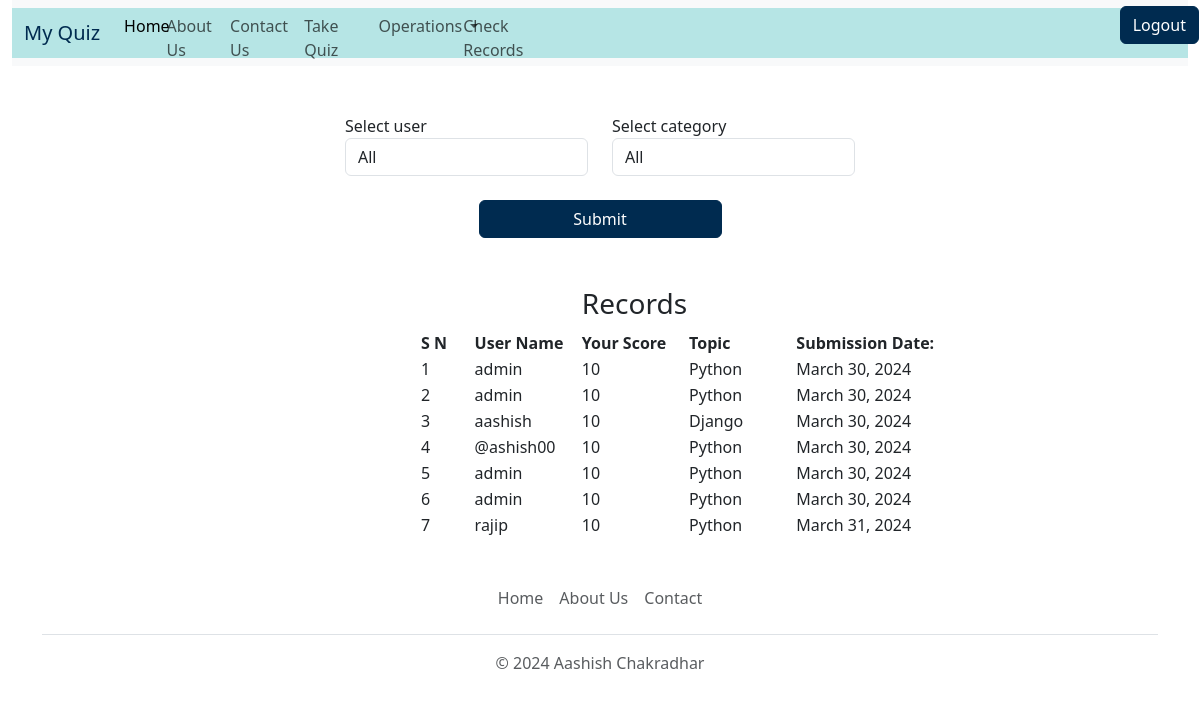
The app's page /view-record (signed in), older data.
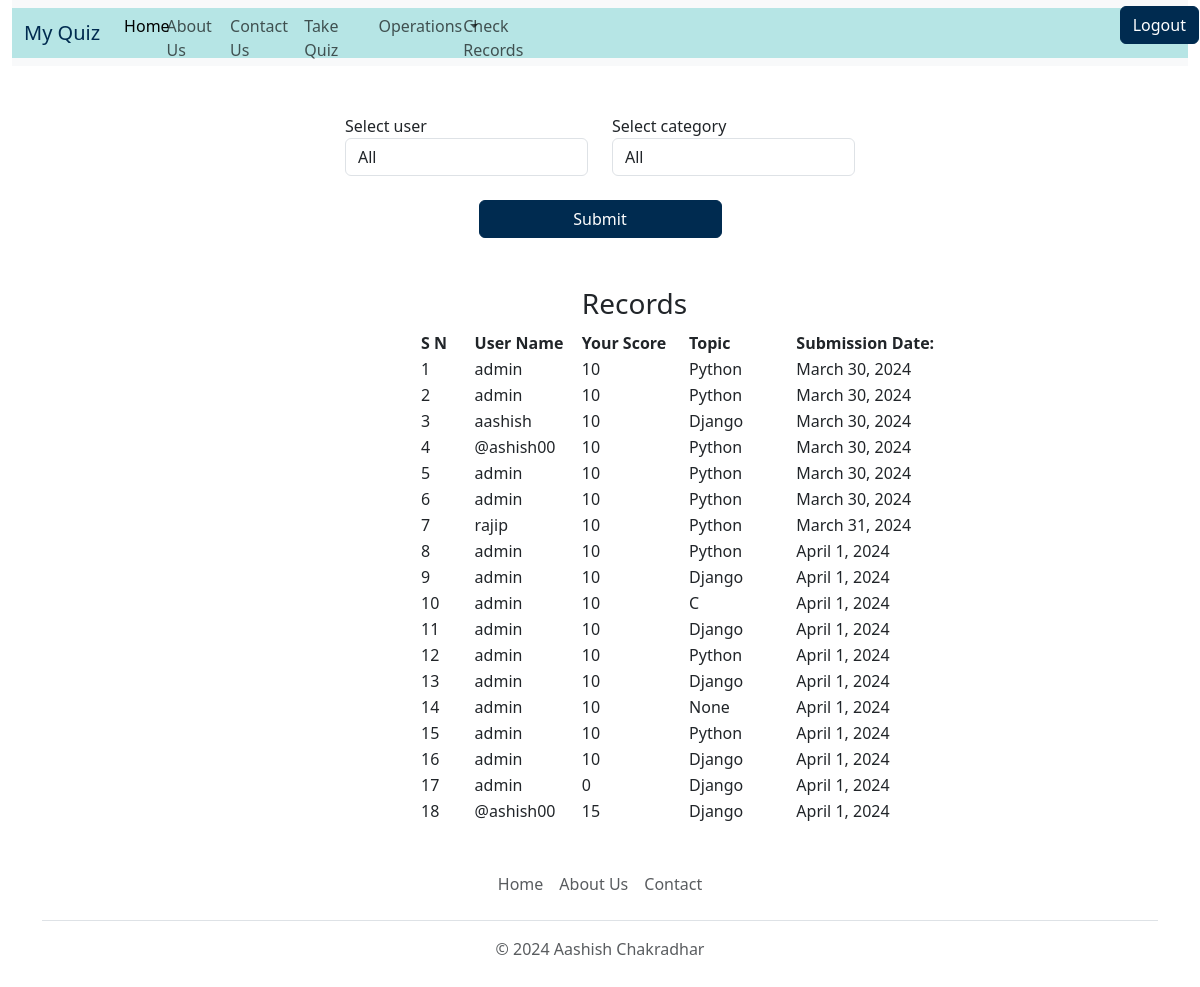
The same page, newer data.
### quiz/models.py (models this page shows, shortened)
class BaseModel(models.Model):
    uid=models.UUIDField(primary_key=True,default=uuid.uuid4,editable=False)
    created_at=models.DateField(auto_now_add=True)
    updated_at=models.DateField(auto_now=True)
    class Meta:
        abstract=True

class Records(BaseModel):
    category=models.ForeignKey(Category,related_name='category_records',on_delete=models.CASCADE)
    user_name=models.CharField(max_length=150)
    score=models.IntegerField(default=0)

class Category(BaseModel):
    category_name = models.CharField(max_length=15, default='Uncatogarized')
    def __str__(self):
        return self.category_name

### quiz/views.py (the view)
# urls.py: path('view-record',views.view_record,name='view_record'),
def view_record(request):
    try:
        if request.user.is_superuser:
            if request.method=="POST":
                user= request.POST.get('user')
                category_form= request.POST.get('category')
                time= request.POST.get('time')
                if (user == 'all' and category_form == 'all'):
                    all_records=Records.objects.all()
                elif(user == 'all' and category_form != 'all'):
                    all_records = Records.objects.filter(category = category_form)
                elif(user != 'all' and category_form == 'all'):
                    all_records = Records.objects.filter(user_name=user)
                else:
                    all_records = Records.objects.filter(user_name=user, category = category_form)
                context = {
                    'records':all_records,
                    'users':User.objects.all(),
                    'categories': Category.objects.all(),
                }
            else:
                context = {
                    'records':Records.objects.all(),
                    'users':User.objects.all(),
                    'categories': Category.objects.all(),
                }
        else:
            current_user = request.user
            filter_records=Records.objects.filter(user_name = current_user)
            context = {'records': filter_records}
        return render(request, 'view_record.html', context)
    except Exception as e:
        messages.error(request,str(e))
        return render(request,"index.html")

### templates/view_record.html (shortened to what this page needs)
{% extends "base.html" %}
{% block body %}
    {% if request.user.is_superuser  %}
        <div class="container p-5">
            <div class="row justify-content-center">
                <div class="col-md-6">
                    <form method="POST" action="/view-record">
                        <div class="row">
                            <div class="col-md-6">
                                <label>Select user</label>
                                <select name="user" id="user" class="form-control">
                                    <option value="all">All</option>
                                </select>
                            </div>
                            <div class="col-md-6">
                                <label>Select category</label>
                                <select name="category" id="category" class="form-control">
                                    <option value="all">All</option>
                                </select>
                            </div>
                        </div>
                        <div class="row mt-4">
                            <div class="col-md-6 offset-md-3">
                                <button type="submit" class="btn btn-danger" style="background-color: #002b50; border-color: #002b50 ; color: #ffffff; width: 100%;">Submit</button>
                            </div>
                        </div>
                    </form>
                </div>
            </div>
        </div>
    {% endif %}
    <div style="width:50%; text-align: left; margin-left:35%;">
        <table>
            <tr>
                <th></th>
                <th></th>
                <th>
                    <h3>Records</h3>
                </th>
                <th></th>
            </tr>
            <tr>
                <th style="width:10%">
                    S N
                </th>
                <th style="width:20%">
                    User Name
                </th>
                <th style="width:20%">
                    Your Score
                </th>
                <th style="width:20%">
                    Topic
                </th>
                <th style="width:30%">
                    Submission Date:
                </th>
            </tr>
            {% for record in records %}
                <tr>
                    <td>
                        {{ forloop.counter }}
                    </td>
                    <td>
                        {{record.user_name}}
                    </td>
                    <td>
                        {{record.score}}
                    </td>
                    <td>
                        {{record.category}}
                    </td>
                    <td>
                        {{record.created_at}}
                    </td>
                </tr>
            {% endfor %}
        </table>
    </div>
{% endblock body %}

### templates/base.html (shortened to what this page needs)
<!DOCTYPE html>
{%load static%}
<html lang="en">
  <head>
    <link href="https://cdn.jsdelivr.net/npm/bootstrap@5.3.2/dist/css/bootstrap.min.css" rel="stylesheet">
  </head>
  <body>
    <div>
      <div  style="max-width: 98%; margin-left:1%; ">
        <nav class="navbar navbar-expand-lg bg-body-tertiary">
          <div class="container-fluid" style="background-color : #b6e5e5;">
            <div >
              <a class="navbar-brand" href="/" style="color: #002b50">My Quiz</a>
            </div>
            <div class="collapse navbar-collapse" id="navbarSupportedContent" style="height:50px; max-width:100%;">
              {% if request.user.is_superuser %}
                <ul class="navbar-nav me-auto mb-2 mb-lg-0" style="min-width:100%; padding-top: 1%; color: #002b50">
                  <li class="nav-item" style="width: 4%">
                    <a class="nav-link active" aria-current="page" href="/" >Home</a>
                  </li>
                  <li class="nav-item" style="width: 6%">
                    <a class="nav-link" href="/about" >About Us</a>
                  </li>
                  <li class="nav-item" style="width: 7%">
                    <a class="nav-link" href="/contact" >Contact Us</a>
                  </li>
                  <li class="nav-item" style="width: 7%">
                    <a class="nav-link" href="/get-category" >Take Quiz</a>
                  </li>
                  <li class="nav-item dropdown" style="width: 8%">
                    <a class="nav-link dropdown-toggle"  href="#" role="button" data-bs-toggle="dropdown" aria-expanded="false">
                      Operations
                    </a>
                  </li>
                  <li class="nav-item" style="width: 9%">
                    <a class="nav-link" href="/view-record" >Check Records</a>
                  </li>
                  <li style="width: 59%; margin-bottom:1%">
                    <a type="submit" class="btn btn-primary" value='category' style="margin-left:91%; background-color: #002b50; border-color: #002b50 ; color: #ffffff;" href="/logout">Logout</a>
                  </li>
                </ul>
              {% endif %}
            </div>
          </div>
        </nav>
      </div>
    </div>
    {% block body %}{% endblock %}
    <div class="container">
      <footer class="py-3 my-4">
        <ul class="nav justify-content-center border-bottom pb-3 mb-3">
          <li class="nav-item"><a href="/" class="nav-link px-2 text-muted">Home</a></li>
          <li class="nav-item"><a href="about" class="nav-link px-2 text-muted">About Us</a></li>
          <li class="nav-item"><a href="contact" class="nav-link px-2 text-muted">Contact</a></li>
        </ul>
        <p class="text-center text-muted">&copy; 2024 Aashish Chakradhar</p>
      </footer>
    </div>
  </body>
</html>

Row changes from the older to the newer data that the page shows:
added Records: user_name "admin", score "10", category "Python", created_at "April 1, 2024"
added Records: user_name "admin", score "10", category "Django", created_at "April 1, 2024"
added Records: user_name "admin", score "10", category "C", created_at "April 1, 2024"
added Records: user_name "admin", score "10", category "Django", created_at "April 1, 2024"
added Records: user_name "admin", score "10", category "Python", created_at "April 1, 2024"
added Records: user_name "admin", score "10", category "Django", created_at "April 1, 2024"
added Records: user_name "admin", score "10", category "None", created_at "April 1, 2024"
added Records: user_name "admin", score "10", category "Python", created_at "April 1, 2024"
added Records: user_name "admin", score "10", category "Django", created_at "April 1, 2024"
added Records: user_name "admin", score "0", category "Django", created_at "April 1, 2024"
added Records: user_name "@ashish00", score "15", category "Django", created_at "April 1, 2024"
